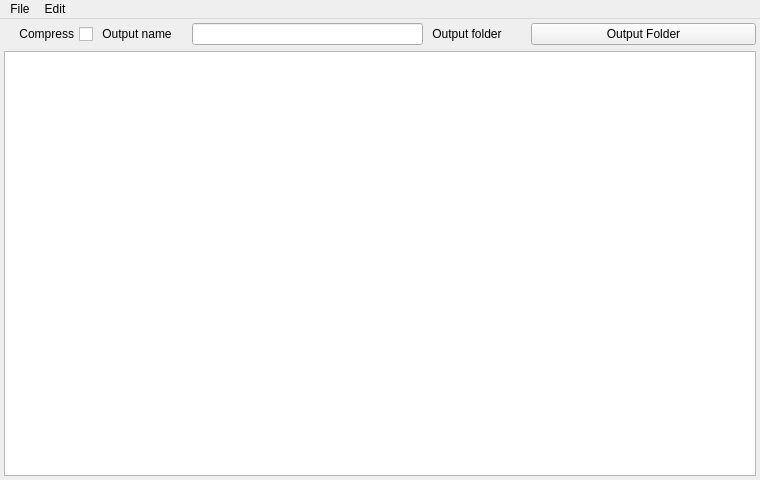
<?xml version="1.0" encoding="UTF-8"?>
<ui version="4.0">
 <class>MainWindow</class>
 <widget class="QMainWindow" name="MainWindow">
  <property name="enabled">
   <bool>true</bool>
  </property>
  <property name="geometry">
   <rect>
    <x>0</x>
    <y>0</y>
    <width>760</width>
    <height>480</height>
   </rect>
  </property>
  <property name="minimumSize">
   <size>
    <width>720</width>
    <height>120</height>
   </size>
  </property>
  <property name="windowTitle">
   <string>dcm2</string>
  </property>
  <widget class="QWidget" name="centralWidget">
   <layout class="QGridLayout" name="gridLayout">
    <property name="leftMargin">
     <number>4</number>
    </property>
    <property name="topMargin">
     <number>4</number>
    </property>
    <property name="rightMargin">
     <number>4</number>
    </property>
    <property name="bottomMargin">
     <number>4</number>
    </property>
    <item row="0" column="0">
     <widget class="QCheckBox" name="compressCheck">
      <property name="maximumSize">
       <size>
        <width>89</width>
        <height>16777215</height>
       </size>
      </property>
      <property name="toolTip">
       <string>If checked, images will be stored as compressed .nii.gz</string>
      </property>
      <property name="layoutDirection">
       <enum>Qt::RightToLeft</enum>
      </property>
      <property name="text">
       <string>Compress</string>
      </property>
     </widget>
    </item>
    <item row="0" column="1">
     <widget class="QLabel" name="label">
      <property name="minimumSize">
       <size>
        <width>87</width>
        <height>0</height>
       </size>
      </property>
      <property name="maximumSize">
       <size>
        <width>87</width>
        <height>16777215</height>
       </size>
      </property>
      <property name="text">
       <string> Output name</string>
      </property>
     </widget>
    </item>
    <item row="0" column="2">
     <widget class="QLineEdit" name="outputFilenameEdit">
      <property name="minimumSize">
       <size>
        <width>231</width>
        <height>0</height>
       </size>
      </property>
      <property name="maximumSize">
       <size>
        <width>231</width>
        <height>16777215</height>
       </size>
      </property>
      <property name="toolTip">
       <string>Name of NIfTI images (%c= comments, %f folder name, %n name, %p protocol, %s series, %t time)</string>
      </property>
     </widget>
    </item>
    <item row="0" column="3">
     <widget class="QLabel" name="label_2">
      <property name="minimumSize">
       <size>
        <width>96</width>
        <height>0</height>
       </size>
      </property>
      <property name="maximumSize">
       <size>
        <width>96</width>
        <height>16777215</height>
       </size>
      </property>
      <property name="text">
       <string> Output folder</string>
      </property>
     </widget>
    </item>
    <item row="0" column="4">
     <widget class="QPushButton" name="folderButton">
      <property name="minimumSize">
       <size>
        <width>200</width>
        <height>0</height>
       </size>
      </property>
      <property name="toolTip">
       <string>Set location for converted images (or choose to have files saved to the same location as the input images)</string>
      </property>
      <property name="text">
       <string>Output Folder</string>
      </property>
     </widget>
    </item>
    <item row="1" column="0" colspan="5">
     <widget class="QTextEdit" name="theTextView">
      <property name="maximumSize">
       <size>
        <width>16777215</width>
        <height>16777215</height>
       </size>
      </property>
      <property name="frameShadow">
       <enum>QFrame::Sunken</enum>
      </property>
      <property name="lineWidth">
       <number>1</number>
      </property>
      <property name="autoFormatting">
       <set>QTextEdit::AutoBulletList</set>
      </property>
     </widget>
    </item>
   </layout>
  </widget>
  <widget class="QMenuBar" name="menuBar">
   <property name="geometry">
    <rect>
     <x>0</x>
     <y>0</y>
     <width>760</width>
     <height>22</height>
    </rect>
   </property>
   <widget class="QMenu" name="menuDcm2">
    <property name="title">
     <string>File</string>
    </property>
    <addaction name="actionDICOM_to_NIfTI"/>
    <addaction name="actionPAR_REC_to_NIfTI"/>
   </widget>
   <widget class="QMenu" name="menuEdit">
    <property name="title">
     <string>Edit</string>
    </property>
    <addaction name="actionCopy"/>
   </widget>
   <addaction name="menuDcm2"/>
   <addaction name="menuEdit"/>
  </widget>
  <action name="actionDICOM_to_NIfTI">
   <property name="text">
    <string>DICOM to NIfTI...</string>
   </property>
   <property name="shortcut">
    <string>Ctrl+D</string>
   </property>
  </action>
  <action name="actionPAR_REC_to_NIfTI">
   <property name="text">
    <string>PAR/REC to NIfTI...</string>
   </property>
   <property name="shortcut">
    <string>Ctrl+P</string>
   </property>
  </action>
  <action name="actionCopy">
   <property name="text">
    <string>Copy</string>
   </property>
   <property name="shortcut">
    <string>Ctrl+C</string>
   </property>
  </action>
 </widget>
 <layoutdefault spacing="6" margin="11"/>
 <resources/>
 <connections/>
</ui>
